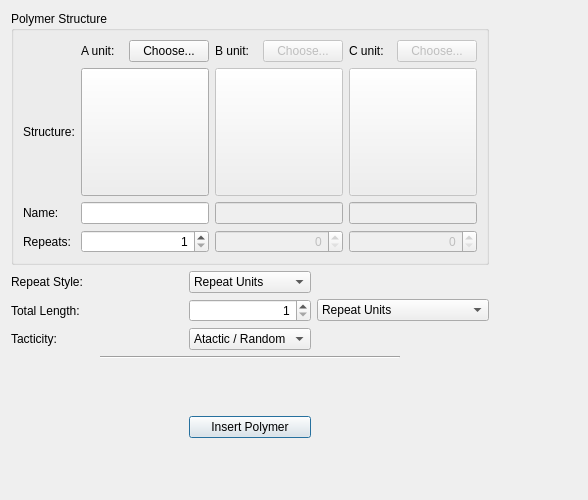
<?xml version="1.0" encoding="UTF-8"?>
<ui version="4.0">
 <class>InsertPolymerDialog</class>
 <widget class="QWidget" name="InsertPolymerDialog">
  <property name="geometry">
   <rect>
    <x>0</x>
    <y>0</y>
    <width>588</width>
    <height>500</height>
   </rect>
  </property>
  <property name="windowTitle">
   <string>Insert Polymer</string>
  </property>
  <layout class="QGridLayout" name="gridLayout_2">
   <item row="0" column="0" rowspan="4" colspan="5">
    <widget class="QGroupBox" name="aGroupBox">
     <property name="title">
      <string>Polymer Structure</string>
     </property>
     <layout class="QGridLayout" name="gridLayout">
      <item row="0" column="1">
       <widget class="QLabel" name="label">
        <property name="text">
         <string>A unit:</string>
        </property>
       </widget>
      </item>
      <item row="0" column="2">
       <widget class="QPushButton" name="monomerAButton">
        <property name="text">
         <string>Choose...</string>
        </property>
       </widget>
      </item>
      <item row="0" column="3">
       <widget class="QLabel" name="label_2">
        <property name="text">
         <string>B unit:</string>
        </property>
       </widget>
      </item>
      <item row="0" column="4">
       <widget class="QPushButton" name="monomerBButton">
        <property name="enabled">
         <bool>false</bool>
        </property>
        <property name="text">
         <string>Choose...</string>
        </property>
       </widget>
      </item>
      <item row="0" column="5">
       <widget class="QLabel" name="label_7">
        <property name="text">
         <string>C unit:</string>
        </property>
       </widget>
      </item>
      <item row="0" column="6">
       <widget class="QPushButton" name="monomerCButton">
        <property name="enabled">
         <bool>false</bool>
        </property>
        <property name="text">
         <string>Choose...</string>
        </property>
       </widget>
      </item>
      <item row="2" column="0">
       <widget class="QLabel" name="label_9">
        <property name="text">
         <string>Structure:</string>
        </property>
       </widget>
      </item>
      <item row="2" column="1" colspan="2">
       <widget class="QToolButton" name="monomerAGraphics">
        <property name="minimumSize">
         <size>
          <width>128</width>
          <height>128</height>
         </size>
        </property>
        <property name="toolTip">
         <string>Depiction of the A repeat unit</string>
        </property>
       </widget>
      </item>
      <item row="2" column="3" colspan="2">
       <widget class="QToolButton" name="monomerBGraphics">
        <property name="enabled">
         <bool>false</bool>
        </property>
        <property name="minimumSize">
         <size>
          <width>128</width>
          <height>128</height>
         </size>
        </property>
        <property name="toolTip">
         <string>Depiction of the B repeat unit</string>
        </property>
       </widget>
      </item>
      <item row="2" column="5" colspan="2">
       <widget class="QToolButton" name="monomerCGraphics">
        <property name="enabled">
         <bool>false</bool>
        </property>
        <property name="minimumSize">
         <size>
          <width>128</width>
          <height>128</height>
         </size>
        </property>
        <property name="toolTip">
         <string>Depiction of the C repeat unit</string>
        </property>
       </widget>
      </item>
      <item row="3" column="0">
       <widget class="QLabel" name="nameLabel">
        <property name="text">
         <string>Name:</string>
        </property>
       </widget>
      </item>
      <item row="3" column="1" colspan="2">
       <widget class="QLineEdit" name="monomerAName">
        <property name="readOnly">
         <bool>true</bool>
        </property>
       </widget>
      </item>
      <item row="3" column="3" colspan="2">
       <widget class="QLineEdit" name="monomerBName">
        <property name="enabled">
         <bool>false</bool>
        </property>
        <property name="readOnly">
         <bool>true</bool>
        </property>
       </widget>
      </item>
      <item row="3" column="5" colspan="2">
       <widget class="QLineEdit" name="monomerCName">
        <property name="enabled">
         <bool>false</bool>
        </property>
        <property name="readOnly">
         <bool>true</bool>
        </property>
       </widget>
      </item>
      <item row="4" column="0">
       <widget class="QLabel" name="repeatLabel">
        <property name="text">
         <string>Repeats:</string>
        </property>
       </widget>
      </item>
      <item row="4" column="1" colspan="2">
       <widget class="QSpinBox" name="aRepeatSpinBox">
        <property name="alignment">
         <set>Qt::AlignmentFlag::AlignRight|Qt::AlignmentFlag::AlignTrailing|Qt::AlignmentFlag::AlignVCenter</set>
        </property>
        <property name="minimum">
         <number>1</number>
        </property>
        <property name="maximum">
         <number>100</number>
        </property>
       </widget>
      </item>
      <item row="4" column="3" colspan="2">
       <widget class="QSpinBox" name="bRepeatSpinBox">
        <property name="enabled">
         <bool>false</bool>
        </property>
        <property name="alignment">
         <set>Qt::AlignmentFlag::AlignRight|Qt::AlignmentFlag::AlignTrailing|Qt::AlignmentFlag::AlignVCenter</set>
        </property>
        <property name="minimum">
         <number>0</number>
        </property>
        <property name="maximum">
         <number>100</number>
        </property>
        <property name="value">
         <number>0</number>
        </property>
       </widget>
      </item>
      <item row="4" column="5" colspan="2">
       <widget class="QSpinBox" name="cRepeatSpinBox">
        <property name="enabled">
         <bool>false</bool>
        </property>
        <property name="alignment">
         <set>Qt::AlignmentFlag::AlignRight|Qt::AlignmentFlag::AlignTrailing|Qt::AlignmentFlag::AlignVCenter</set>
        </property>
        <property name="minimum">
         <number>0</number>
        </property>
        <property name="maximum">
         <number>100</number>
        </property>
        <property name="value">
         <number>0</number>
        </property>
       </widget>
      </item>
     </layout>
    </widget>
   </item>
   <item row="5" column="0">
    <widget class="QLabel" name="label_6">
     <property name="text">
      <string>Repeat Style:</string>
     </property>
    </widget>
   </item>
   <item row="5" column="2">
    <widget class="QComboBox" name="monomerRepeatStyle">
     <property name="currentIndex">
      <number>1</number>
     </property>
     <item>
      <property name="text">
       <string>Percent</string>
      </property>
     </item>
     <item>
      <property name="text">
       <string>Repeat Units</string>
      </property>
     </item>
    </widget>
   </item>
   <item row="6" column="0" colspan="2">
    <widget class="QLabel" name="label_3">
     <property name="text">
      <string>Total Length:</string>
     </property>
    </widget>
   </item>
   <item row="6" column="2">
    <widget class="QSpinBox" name="totalLengthSpinBox">
     <property name="alignment">
      <set>Qt::AlignmentFlag::AlignRight|Qt::AlignmentFlag::AlignTrailing|Qt::AlignmentFlag::AlignVCenter</set>
     </property>
     <property name="minimum">
      <number>1</number>
     </property>
     <property name="maximum">
      <number>99999</number>
     </property>
    </widget>
   </item>
   <item row="6" column="3" colspan="2">
    <widget class="QComboBox" name="totalLengthUnits">
     <property name="currentIndex">
      <number>0</number>
     </property>
     <item>
      <property name="text">
       <string>Repeat Units</string>
      </property>
     </item>
     <item>
      <property name="text">
       <string>Molecular Weight</string>
      </property>
     </item>
    </widget>
   </item>
   <item row="7" column="0">
    <widget class="QLabel" name="label_5">
     <property name="toolTip">
      <string/>
     </property>
     <property name="text">
      <string>Tacticity:</string>
     </property>
    </widget>
   </item>
   <item row="7" column="2">
    <widget class="QComboBox" name="tacticityComboBox">
     <property name="toolTip">
      <string>Control of the polymer stereochemistry / tacticity</string>
     </property>
     <property name="currentIndex">
      <number>0</number>
     </property>
     <item>
      <property name="text">
       <string>Atactic / Random</string>
      </property>
     </item>
     <item>
      <property name="text">
       <string>Isotactic</string>
      </property>
     </item>
     <item>
      <property name="text">
       <string>Syndiotactic</string>
      </property>
     </item>
    </widget>
   </item>
   <item row="0" column="6">
    <spacer name="horizontalSpacer">
     <property name="orientation">
      <enum>Qt::Orientation::Horizontal</enum>
     </property>
     <property name="sizeHint" stdset="0">
      <size>
       <width>40</width>
       <height>20</height>
      </size>
     </property>
    </spacer>
   </item>
   <item row="8" column="1" colspan="3">
    <widget class="Line" name="line">
     <property name="orientation">
      <enum>Qt::Orientation::Horizontal</enum>
     </property>
    </widget>
   </item>
   <item row="9" column="2">
    <widget class="QPushButton" name="buildPolymerButton">
     <property name="text">
      <string>Insert Polymer</string>
     </property>
     <property name="autoDefault">
      <bool>true</bool>
     </property>
     <property name="default">
      <bool>true</bool>
     </property>
    </widget>
   </item>
   <item row="9" column="0">
    <spacer name="verticalSpacer">
     <property name="orientation">
      <enum>Qt::Orientation::Vertical</enum>
     </property>
     <property name="sizeHint" stdset="0">
      <size>
       <width>20</width>
       <height>40</height>
      </size>
     </property>
    </spacer>
   </item>
  </layout>
 </widget>
 <resources/>
 <connections/>
</ui>
